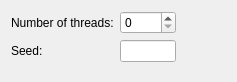
                 <widget class="QWidget" name="Advanced">
                  <property name="geometry">
                   <rect>
                    <x>0</x>
                    <y>0</y>
                    <width>237</width>
                    <height>82</height>
                   </rect>
                  </property>
                  <attribute name="label">
                   <string>Advanced</string>
                  </attribute>
                  <layout class="QGridLayout" name="gridLayout_89">
                   <item row="0" column="0">
                    <layout class="QFormLayout" name="formLayout_2">
                     <item row="0" column="0">
                      <widget class="QLabel" name="label_67">
                       <property name="font">
                        <font>
                         <weight>50</weight>
                         <bold>false</bold>
                         <kerning>true</kerning>
                        </font>
                       </property>
                       <property name="text">
                        <string>Number of threads:</string>
                       </property>
                      </widget>
                     </item>
                     <item row="0" column="1">
                      <widget class="QSpinBox" name="MC_N_Thread">
                       <property name="sizePolicy">
                        <sizepolicy hsizetype="Preferred" vsizetype="Preferred">
                         <horstretch>0</horstretch>
                         <verstretch>0</verstretch>
                        </sizepolicy>
                       </property>
                       <property name="font">
                        <font>
                         <weight>50</weight>
                         <bold>false</bold>
                         <kerning>true</kerning>
                        </font>
                       </property>
                      </widget>
                     </item>
                     <item row="1" column="0">
                      <widget class="QLabel" name="label_83">
                       <property name="font">
                        <font>
                         <weight>50</weight>
                         <bold>false</bold>
                         <kerning>true</kerning>
                        </font>
                       </property>
                       <property name="text">
                        <string>Seed:</string>
                       </property>
                      </widget>
                     </item>
                     <item row="1" column="1">
                      <widget class="QLineEdit" name="MC_seed">
                       <property name="sizePolicy">
                        <sizepolicy hsizetype="Preferred" vsizetype="Preferred">
                         <horstretch>0</horstretch>
                         <verstretch>0</verstretch>
                        </sizepolicy>
                       </property>
                       <property name="font">
                        <font>
                         <weight>50</weight>
                         <bold>false</bold>
                         <kerning>true</kerning>
                        </font>
                       </property>
                      </widget>
                     </item>
                    </layout>
                   </item>
                   <item row="0" column="1">
                    <spacer name="horizontalSpacer_18">
                     <property name="orientation">
                      <enum>Qt::Horizontal</enum>
                     </property>
                     <property name="sizeHint" stdset="0">
                      <size>
                       <width>101</width>
                       <height>20</height>
                      </size>
                     </property>
                    </spacer>
                   </item>
                   <item row="1" column="0">
                    <spacer name="verticalSpacer_2">
                     <property name="orientation">
                      <enum>Qt::Vertical</enum>
                     </property>
                     <property name="sizeHint" stdset="0">
                      <size>
                       <width>20</width>
                       <height>255</height>
                      </size>
                     </property>
                    </spacer>
                   </item>
                  </layout>
                 </widget>
